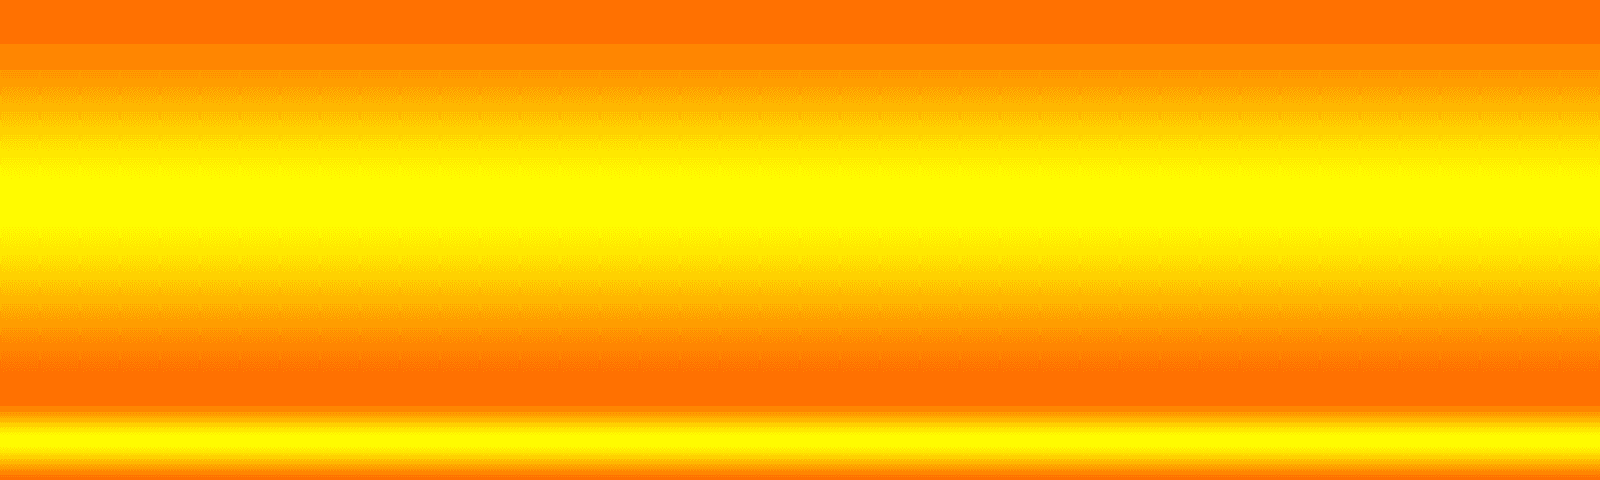

A level layout from a 2D game, rendered from its tile map. Below: a short description, then the map file with tile-grid data replaced by summaries:
An orthogonal 40x12 tile map with 40x40 px tiles, 2 tile layers (terrain1, terrain3), 1 hidden layer not drawn and 106 objects (104x 0, c1, 3).

<map version="1.0" orientation="orthogonal" width="40" height="12" tilewidth="40" tileheight="40">
 <tileset firstgid="1" name="forest" tilewidth="40" tileheight="40">
  <image source="forest.png" width="1600" height="400" />
 </tileset>
 <layer name="terrain1" width="40" height="12">
  <data>[480 cells, 480 non-empty, 12 distinct tile ids]</data>
 </layer>
 <layer name="terrain2" width="40" height="12" visible="0">
  <data>[480 cells, 0 non-empty, 0 distinct tile ids]</data>
 </layer>
 <layer name="terrain3" width="40" height="12">
  <data>[480 cells, 91 non-empty, 13 distinct tile ids]</data>
 </layer>
 <objectgroup name="collision" width="40" height="12">
  <object name="c1" x="0" y="400" width="1600" height="80" />
 </objectgroup>
 <objectgroup name="items" width="40" height="12">
  <object type="3" x="1320" y="200" width="80" height="80" />
  <object type="0" x="560" y="200" width="40" height="40" />
  <object type="0" x="680" y="160" width="40" height="40" />
  <object type="0" x="760" y="200" width="40" height="40" />
  <object type="0" x="720" y="160" width="40" height="40" />
  <object type="0" x="680" y="240" width="40" height="40" />
  <object type="0" x="360" y="320" width="40" height="40" />
  <object type="0" x="960" y="320" width="40" height="40" />
  <object type="0" x="840" y="320" width="40" height="40" />
  <object type="0" x="40" y="200" width="40" height="40" />
  <object type="0" x="880" y="320" width="40" height="40" />
  <object type="0" x="200" y="240" width="40" height="40" />
  <object type="0" x="1360" y="280" width="40" height="40" />
  <object type="0" x="880" y="200" width="40" height="40" />
  <object type="0" x="80" y="240" width="40" height="40" />
  <object type="0" x="1000" y="160" width="40" height="40" />
  <object type="0" x="0" y="240" width="40" height="40" />
  <object type="0" x="960" y="240" width="40" height="40" />
  <object type="0" x="1040" y="240" width="40" height="40" />
  <object type="0" x="1280" y="200" width="40" height="40" />
  <object type="0" x="1080" y="240" width="40" height="40" />
  <object type="0" x="1200" y="240" width="40" height="40" />
  <object type="0" x="1120" y="120" width="40" height="40" />
  <object type="0" x="680" y="120" width="40" height="40" />
  <object type="0" x="1080" y="120" width="40" height="40" />
  <object type="0" x="360" y="160" width="40" height="40" />
  <object type="0" x="400" y="160" width="40" height="40" />
  <object type="0" x="1360" y="160" width="40" height="40" />
  <object type="0" x="360" y="240" width="40" height="40" />
  <object type="0" x="240" y="320" width="40" height="40" />
  <object type="0" x="480" y="120" width="40" height="40" />
  <object type="0" x="600" y="120" width="40" height="40" />
  <object type="0" x="520" y="240" width="40" height="40" />
  <object type="0" x="400" y="120" width="40" height="40" />
  <object type="0" x="720" y="280" width="40" height="40" />
  <object type="0" x="720" y="200" width="40" height="40" />
  <object type="0" x="720" y="240" width="40" height="40" />
  <object type="0" x="1000" y="320" width="40" height="40" />
  <object type="0" x="840" y="200" width="40" height="40" />
  <object type="0" x="0" y="200" width="40" height="40" />
  <object type="0" x="800" y="320" width="40" height="40" />
  <object type="0" x="160" y="320" width="40" height="40" />
  <object type="0" x="920" y="320" width="40" height="40" />
  <object type="0" x="240" y="240" width="40" height="40" />
  <object type="0" x="1400" y="200" width="40" height="40" />
  <object type="0" x="840" y="240" width="40" height="40" />
  <object type="0" x="120" y="240" width="40" height="40" />
  <object type="0" x="1280" y="120" width="40" height="40" />
  <object type="0" x="40" y="280" width="40" height="40" />
  <object type="0" x="40" y="160" width="40" height="40" />
  <object type="0" x="1000" y="280" width="40" height="40" />
  <object type="0" x="400" y="280" width="40" height="40" />
  <object type="0" x="80" y="200" width="40" height="40" />
  <object type="0" x="1040" y="280" width="40" height="40" />
  <object type="0" x="1000" y="240" width="40" height="40" />
  <object type="0" x="1200" y="120" width="40" height="40" />
  <object type="0" x="440" y="200" width="40" height="40" />
  <object type="0" x="1320" y="120" width="40" height="40" />
  <object type="0" x="200" y="200" width="40" height="40" />
  <object type="0" x="1040" y="120" width="40" height="40" />
  <object type="0" x="400" y="200" width="40" height="40" />
  <object type="0" x="1320" y="160" width="40" height="40" />
  <object type="0" x="400" y="240" width="40" height="40" />
  <object type="0" x="1280" y="240" width="40" height="40" />
  <object type="0" x="200" y="320" width="40" height="40" />
  <object type="0" x="520" y="200" width="40" height="40" />
  <object type="0" x="440" y="120" width="40" height="40" />
  <object type="0" x="680" y="280" width="40" height="40" />
  <object type="0" x="560" y="240" width="40" height="40" />
  <object type="0" x="1400" y="240" width="40" height="40" />
  <object type="0" x="640" y="240" width="40" height="40" />
  <object type="0" x="760" y="240" width="40" height="40" />
  <object type="0" x="680" y="200" width="40" height="40" />
  <object type="0" x="640" y="200" width="40" height="40" />
  <object type="0" x="80" y="320" width="40" height="40" />
  <object type="0" x="240" y="200" width="40" height="40" />
  <object type="0" x="720" y="320" width="40" height="40" />
  <object type="0" x="320" y="320" width="40" height="40" />
  <object type="0" x="760" y="320" width="40" height="40" />
  <object type="0" x="1200" y="200" width="40" height="40" />
  <object type="0" x="120" y="320" width="40" height="40" />
  <object type="0" x="1040" y="200" width="40" height="40" />
  <object type="0" x="80" y="280" width="40" height="40" />
  <object type="0" x="880" y="240" width="40" height="40" />
  <object type="0" x="1160" y="240" width="40" height="40" />
  <object type="0" x="40" y="240" width="40" height="40" />
  <object type="0" x="1040" y="160" width="40" height="40" />
  <object type="0" x="120" y="200" width="40" height="40" />
  <object type="0" x="1000" y="200" width="40" height="40" />
  <object type="0" x="320" y="240" width="40" height="40" />
  <object type="0" x="1160" y="200" width="40" height="40" />
  <object type="0" x="1080" y="200" width="40" height="40" />
  <object type="0" x="960" y="200" width="40" height="40" />
  <object type="0" x="1160" y="120" width="40" height="40" />
  <object type="0" x="360" y="280" width="40" height="40" />
  <object type="0" x="1240" y="120" width="40" height="40" />
  <object type="0" x="440" y="240" width="40" height="40" />
  <object type="0" x="360" y="200" width="40" height="40" />
  <object type="0" x="1320" y="280" width="40" height="40" />
  <object type="0" x="320" y="200" width="40" height="40" />
  <object type="0" x="640" y="120" width="40" height="40" />
  <object type="0" x="80" y="160" width="40" height="40" />
  <object type="0" x="520" y="120" width="40" height="40" />
  <object type="0" x="280" y="320" width="40" height="40" />
  <object type="0" x="560" y="120" width="40" height="40" />
 </objectgroup>
 <objectgroup name="enemy" width="40" height="12" />
</map>